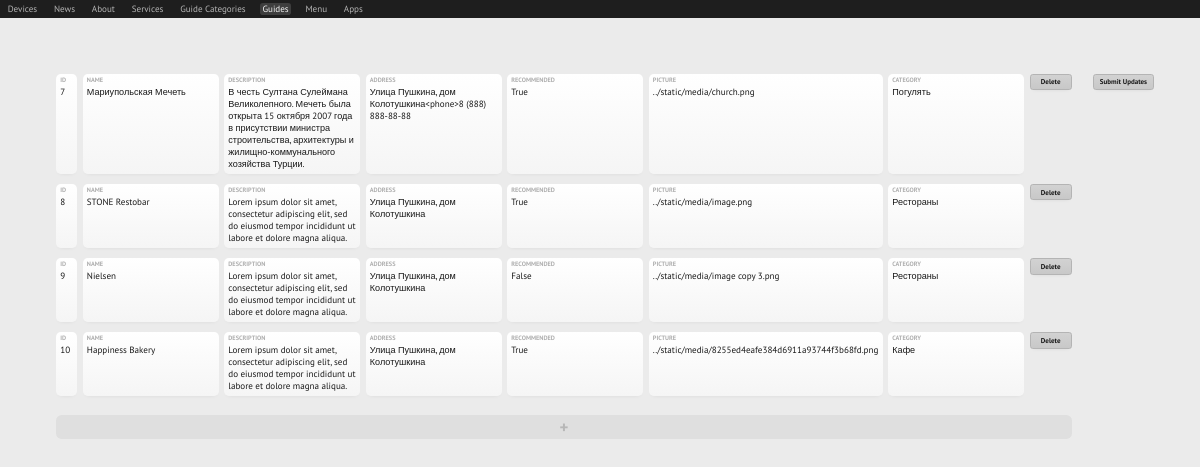
The page /admin/guides on the database its author committed.
### db/models.py (models this page shows)
class CityGuides(Base):
    __tablename__ = 'city_guides'
    id = Column(Integer, primary_key=True)
    category = Column(Text, ForeignKey('city_guide_categories.fk'))
    placename = Column(Text)
    description = Column(Text)
    address = Column(Text)
    recommended = Column(Boolean)
    photo_url = Column(Text)

### admin.py (the view)
@admin.get('/')
def _(): return RedirectResponse(url='/admin/devices')

### templates/admin/table-view.html (shortened to what this page needs)
{% extends 'admin/base/index.html' %}
{% block content %}
<div class="grid">
    {% for row in table %}
        {% if this_page == 'devices' %}
            {% include 'admin/components/ID.html' %}
            {% include 'admin/components/ROOM.html' %}
            {% include 'admin/components/STATUS.html' %}
        {% elif this_page == 'news' %}
            {% include 'admin/components/ID.html' %}
            {% include 'admin/components/TITLE.html' %}
            {% include 'admin/components/DESC.html' %}
            {% include 'admin/components/PICTURE.html' %}
        {% elif this_page == 'about' %}
            {% include 'admin/components/ID.html' %}
            {% include 'admin/components/TITLE.html' %}
            {% include 'admin/components/DESC.html' %}
            {% include 'admin/components/PICTURE.html' %}
        {% elif this_page == 'services' %}
            {% include 'admin/components/ID.html' %}
            {% include 'admin/components/NAME.html' %}
            {% include 'admin/components/DESC.html' %}
            {% include 'admin/components/PRICE.html' %}
            {% include 'admin/components/PICTURE.html' %}
        {% elif this_page == 'guide-categories' %}
            {% include 'admin/components/ID.html' %}
            {% include 'admin/components/TITLE.html' %}
            {% include 'admin/components/PICTURE.html' %}
        {% elif this_page == 'guides' %}
            {% include 'admin/components/ID.html' %}
            {% include 'admin/components/NAME.html' %}
            {% include 'admin/components/DESC.html' %}
            {% include 'admin/components/ADDRESS.html' %}
            {% include 'admin/components/RECOMMEND.html' %}
            {% include 'admin/components/PICTURE.html' %}
            {% include 'admin/components/CATEGORY.html' %}
        {% elif this_page == 'apps' %}
            {% include 'admin/components/ID.html' %}
            {% include 'admin/components/NAME.html' %}
            {% include 'admin/components/URL.html' %}
            {% include 'admin/components/PICTURE.html' %}
        {% endif %}
        <div class="del-btn" id="{{row.ID}}" onclick="deleteRow(event)">Delete</div>
        {% if loop.first %}
        <div class="submit-btn" onclick="handleSubmit()">Submit Updates</div>
        {% else %}
        <div></div>
        {% endif %}
    {% endfor %}
    <div class="add" onclick="addNewRow(event)">+</div>
</div>
{% endblock %}

### templates/admin/base/index.html (shortened to what this page needs)
<!DOCTYPE html>
<html lang="en">
<head>
</head>
<body>
    <div class="side-bar">
        <a href="devices">Devices</a>
        <a href="news">News</a>
        <a href="about">About</a>
        <a href="services">Services</a>
        <a href="guide-categories">Guide Categories</a>
        <a href="guides">Guides</a>
        <a href="menu">Menu</a>
        <a href="apps">Apps</a>
    </div>
    <div class="content">
        {% block content %}
        {% endblock %}
    </div>
</body>
</html>

### templates/admin/components/ID.html
<div class="field-disabled">
    <span class="type">ID</span>
    <span class="value">{{ row.ID }}</span>
</div>

### templates/admin/components/NAME.html (shortened to what this page needs)
<div class="field" onclick="updateValue(event)">
    <span class="type">NAME</span>
    <span class="value">{{ row.NAME }}</span>
</div>

### templates/admin/components/DESC.html (shortened to what this page needs)
<div class="field" onclick="updateValue(event)">
    <span class="type">DESCRIPTION</span>
    <span class="value">{{ row.DESC }}</span>
</div>

### templates/admin/components/ADDRESS.html (shortened to what this page needs)
<div class="field" onclick="updateValue(event)">
    <span class="type">ADDRESS</span>
    <span class="value">{{ row.ADDRESS }}</span>
</div>

### templates/admin/components/RECOMMEND.html (shortened to what this page needs)
<div class="field" onclick="updateValue(event)">
    <span class="type">RECOMMENDED</span>
    <span class="value">{{ row.RECOMMENDED }}</span>
</div>

### templates/admin/components/PICTURE.html (shortened to what this page needs)
<div class="field" onclick="updateValue(event)">
    <span class="type">PICTURE</span>
    <span class="value">{{ row.PICTURE }}</span>
</div>

### templates/admin/components/CATEGORY.html (shortened to what this page needs)
<div class="field" onclick="updateValue(event)">
    <span class="type">CATEGORY</span>
    <span class="value">{{ row.CATEGORY }}</span>
</div>

### templates/admin/base/index.html (style rules this page uses)
body { zoom: 0.7; font-family: "PT Sans", sans-serif; position: fixed; top: 0; bottom: 0; right: 0; left: 0; margin: 0; display: flex; flex-direction: column; }
.side-bar { height: fit-content; background-color: rgb(30, 30, 30); display: flex; gap: 18px; font-size: small; padding: 0 8px; }
.side-bar a { color: rgb(181, 181, 181); text-decoration: none; padding: 0 3px; margin: 4px 0; background-color: transparent; border-radius: 4px; cursor: pointer; }
.content { padding: 40px; color: rgb(25, 25, 25); height: 100%; overflow: scroll; background-color: rgb(235, 235, 235); }

### rows shown on the page
CityGuides: ID "7", NAME "Мариупольская Мечеть", DESC "В честь Султана Сулеймана Великолепного. Мечеть была открыта 15 октября 2007 года в присутствии министра строительства, архитектуры и жилищно-коммунального хозяйства Турции.", ADDRESS "Улица Пушкина, дом Колотушкина<phone>8 (888) 888-88-88", RECOMMENDED "True", PICTURE "../static/media/church.png", CATEGORY "Погулять", shows "Submit Updates"
CityGuides: ID "8", NAME "STONE Restobar", DESC "Lorem ipsum dolor sit amet, consectetur adipiscing elit, sed do eiusmod tempor incididunt ut labore et dolore magna aliqua.", ADDRESS "Улица Пушкина, дом Колотушкина", RECOMMENDED "True", PICTURE "../static/media/image.png", CATEGORY "Рестораны"
CityGuides: ID "9", NAME "Nielsen", DESC "Lorem ipsum dolor sit amet, consectetur adipiscing elit, sed do eiusmod tempor incididunt ut labore et dolore magna aliqua.", ADDRESS "Улица Пушкина, дом Колотушкина", RECOMMENDED "False", PICTURE "../static/media/image copy 3.png", CATEGORY "Рестораны"
CityGuides: ID "10", NAME "Happiness Bakery", DESC "Lorem ipsum dolor sit amet, consectetur adipiscing elit, sed do eiusmod tempor incididunt ut labore et dolore magna aliqua.", ADDRESS "Улица Пушкина, дом Колотушкина", RECOMMENDED "True", PICTURE "../static/media/8255ed4eafe384d6911a93744f3b68fd.png", CATEGORY "Кафе"
